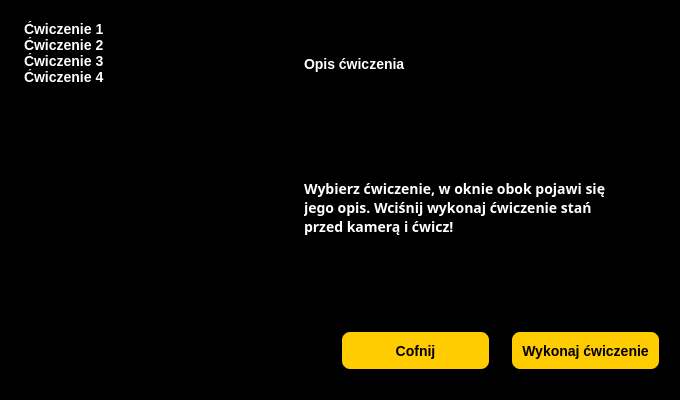
<?xml version="1.0" encoding="UTF-8"?>
<ui version="4.0">
 <class>trainInfoWindow</class>
 <widget class="QMainWindow" name="trainInfoWindow">
  <property name="geometry">
   <rect>
    <x>0</x>
    <y>0</y>
    <width>680</width>
    <height>400</height>
   </rect>
  </property>
  <property name="windowTitle">
   <string>RehabAssistance</string>
  </property>
  <property name="styleSheet">
   <string notr="true">background-color:black</string>
  </property>
  <widget class="QWidget" name="centralwidget">
   <widget class="QListWidget" name="exerciseInfoList">
    <property name="geometry">
     <rect>
      <x>20</x>
      <y>20</y>
      <width>256</width>
      <height>371</height>
     </rect>
    </property>
    <property name="styleSheet">
     <string notr="true">color: white; font-family: 'Helvetica Neue', sans-serif; font-size: 14px; line-height: 24px; margin: 0 0 24px; text-align: justify; text-justify: inter-word; font: bold 14px;</string>
    </property>
    <item>
     <property name="text">
      <string>Ćwiczenie 1</string>
     </property>
    </item>
    <item>
     <property name="text">
      <string>Ćwiczenie 2</string>
     </property>
    </item>
    <item>
     <property name="text">
      <string>Ćwiczenie 3</string>
     </property>
    </item>
    <item>
     <property name="text">
      <string>Ćwiczenie 4</string>
     </property>
    </item>
    <item>
     <property name="text">
      <string/>
     </property>
    </item>
   </widget>
   <widget class="QLabel" name="previewLabel">
    <property name="geometry">
     <rect>
      <x>300</x>
      <y>20</y>
      <width>251</width>
      <height>111</height>
     </rect>
    </property>
    <property name="styleSheet">
     <string notr="true">color: white; font-family: 'Helvetica Neue', sans-serif; font-size: 14px; line-height: 24px; margin: 0 0 24px; text-align: justify; text-justify: inter-word; font: bold 14px;</string>
    </property>
    <property name="text">
     <string>Opis ćwiczenia</string>
    </property>
    <property name="wordWrap">
     <bool>true</bool>
    </property>
   </widget>
   <widget class="QPushButton" name="buttonTrainInfoNow">
    <property name="geometry">
     <rect>
      <x>510</x>
      <y>330</y>
      <width>151</width>
      <height>41</height>
     </rect>
    </property>
    <property name="styleSheet">
     <string notr="true">background-color:#FFCC00;
font: 8pt &quot;Tahoma&quot;;
color:231900;
border-style:outset;
border-width:2px;
border-radius:10px;
border-color:black;
font: bold 14px;
padding: 6px; 
min-width:10px;
</string>
    </property>
    <property name="text">
     <string>Wykonaj ćwiczenie</string>
    </property>
    <property name="autoDefault">
     <bool>false</bool>
    </property>
    <property name="default">
     <bool>true</bool>
    </property>
   </widget>
   <widget class="QPushButton" name="buttonTrainInfoBack">
    <property name="geometry">
     <rect>
      <x>340</x>
      <y>330</y>
      <width>151</width>
      <height>41</height>
     </rect>
    </property>
    <property name="styleSheet">
     <string notr="true">background-color:#FFCC00;
font: 8pt &quot;Tahoma&quot;;
color:231900;
border-style:outset;
border-width:2px;
border-radius:10px;
border-color:black;
font: bold 14px;
padding: 6px; 
min-width:10px;
</string>
    </property>
    <property name="text">
     <string>Cofnij</string>
    </property>
   </widget>
   <widget class="QLabel" name="labelInfoTrainDescription">
    <property name="geometry">
     <rect>
      <x>300</x>
      <y>140</y>
      <width>321</width>
      <height>161</height>
     </rect>
    </property>
    <property name="font">
     <font>
      <family>Helvetica Neue,sans-serif</family>
      <pointsize>-1</pointsize>
      <weight>75</weight>
      <italic>false</italic>
      <bold>true</bold>
     </font>
    </property>
    <property name="styleSheet">
     <string notr="true">color: white; font-family: 'Helvetica Neue', sans-serif; font-size: 14px; line-height: 24px; margin: 0 0 24px; text-align: justify; text-justify: inter-word; font: bold 14px;</string>
    </property>
    <property name="text">
     <string>&lt;html&gt;&lt;head/&gt;&lt;body&gt;&lt;p&gt;Wybierz ćwiczenie, w oknie obok pojawi się jego opis. Wciśnij wykonaj ćwiczenie stań przed kamerą i ćwicz! &lt;/p&gt;&lt;/body&gt;&lt;/html&gt;</string>
    </property>
    <property name="wordWrap">
     <bool>true</bool>
    </property>
   </widget>
  </widget>
  <widget class="QStatusBar" name="statusbar"/>
 </widget>
 <resources/>
 <connections/>
</ui>
